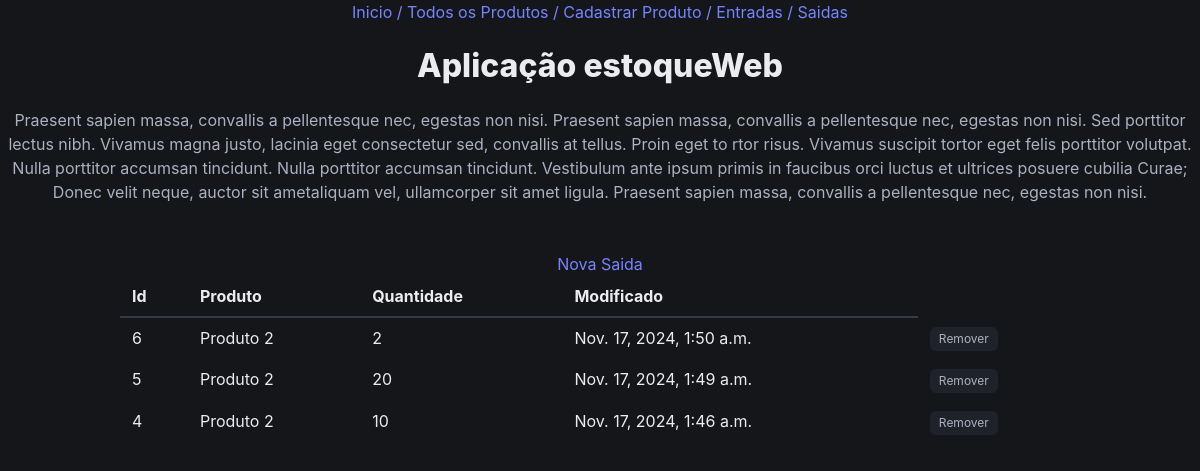
The page /saida/ on the database as committed earlier.
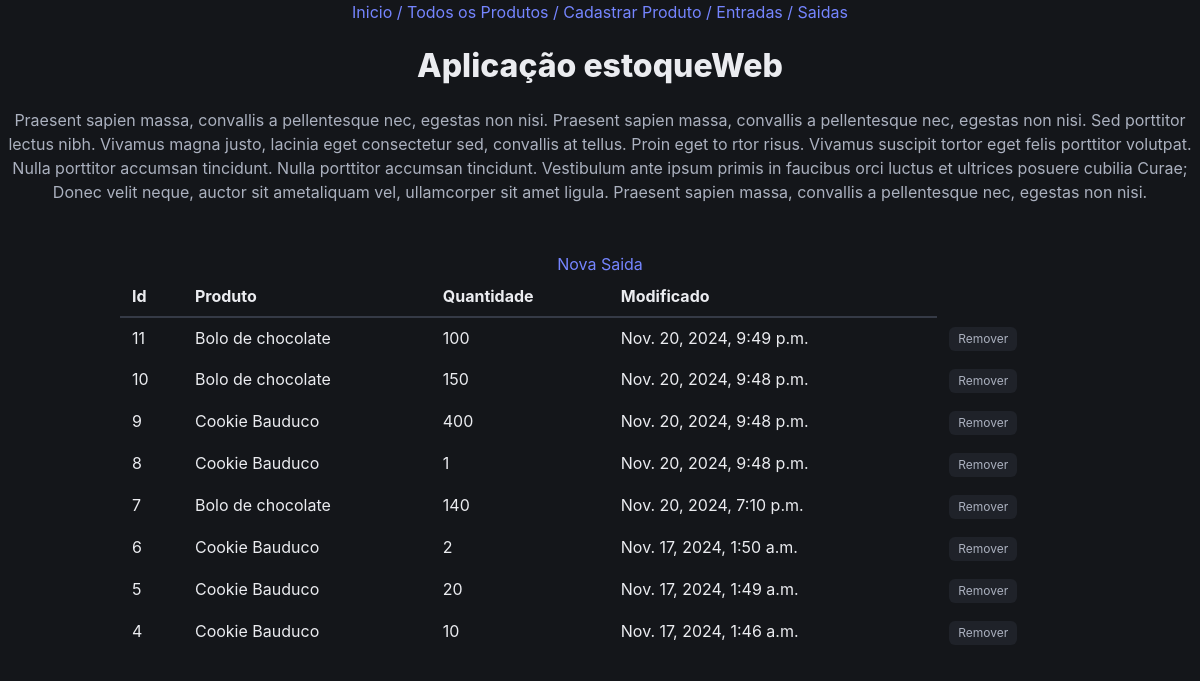
The same page on the database as committed later.
### saida/models.py (models this page shows)
class Saidas(models.Model):
    produto = models.ForeignKey(Produtos, on_delete = models.CASCADE, verbose_name="Produto")
    quantidade = models.IntegerField('Quantidade', default = 0)
    criado = models.DateTimeField('Criado em', auto_now_add= True)
    modificado = models.DateTimeField('Modificado em', auto_now_add=True)

### produto/models.py (models this page shows, shortened)
class Produtos(models.Model):
    produto = models.CharField('Produto', max_length=200)
    cor = models.ForeignKey(Cores, on_delete=models.PROTECT, verbose_name='Cor')
    descricao = models.TextField('Descrição', blank=True)
    preco = models.DecimalField('Preço', decimal_places=2, max_digits=8, default=0)
    quantidade = models.IntegerField('Quantidade', default=0)
    criado = models.DateTimeField('Criado em', auto_now_add=True)
    modificado = models.DateTimeField('Modificado em', auto_now=True)
    def __str__(self):
        return self.produto
    class Meta:
        ordering = ['-produto']
        verbose_name = 'Produto'

### saida/views.py (the view)
# urls.py: path('', list_saida, name='list_saida'),
def list_saida(request):
    result = Saidas.objects.all().order_by('-id')
    context = {
        'saidas':result
    }
    return render(request, 'list_saida.html', context)

### saida/templates/list_saida.html (shortened to what this page needs)
{% extends 'base.html' %}
{% block product %}
<h1 class="title">Aplicação estoqueWeb</h1>
<p>Praesent sapien massa, convallis a pellentesque nec,
egestas non nisi. Praesent sapien massa, convallis a
pellentesque nec, egestas non nisi. Sed porttitor lectus nibh.
Vivamus magna justo, lacinia eget consectetur sed, convallis
at tellus. Proin eget to rtor risus. Vivamus suscipit tortor
eget felis porttitor volutpat. Nulla porttitor accumsan
tincidunt. Nulla porttitor accumsan tincidunt. Vestibulum ante
ipsum primis in faucibus orci luctus et ultrices posuere
cubilia Curae; Donec velit neque, auctor sit ametaliquam vel,
ullamcorper sit amet ligula. Praesent sapien massa, convallis
a pellentesque nec, egestas non nisi.</p>
<a href="{% url 'new_saida' %}">Nova Saida</a>
<table class="table container has-text-left">
    <thead>
    <tr>
        <th>Id</th>
        <th>Produto</th>
        <th>Quantidade</th>
        <th>Modificado</th>
    </tr>
    </thead>
    {% for i in saidas %}
    <tbody>
    <tr>
        <td>{{i.id}}</td>
        <td>{{i.produto}}</td>
        <td>{{i.quantidade}}
        <td>{{i.modificado}}</td>
        <td><a class="tag" href="{%url 'remove_saida' i.id%}">Remover</a></td>
    </tr>
    </tbody>
    {% endfor %}
</table>
{% endblock %}

Rows that differ between the two databases and show on the page:
added Saidas: id "11", produto "Bolo de chocolate", quantidade "100", modificado "Nov. 20, 2024, 9:49 p.m."
added Saidas: id "10", produto "Bolo de chocolate", quantidade "150", modificado "Nov. 20, 2024, 9:48 p.m."
added Saidas: id "9", produto "Cookie Bauduco", quantidade "400", modificado "Nov. 20, 2024, 9:48 p.m."
added Saidas: id "8", produto "Cookie Bauduco", quantidade "1", modificado "Nov. 20, 2024, 9:48 p.m."
added Saidas: id "7", produto "Bolo de chocolate", quantidade "140", modificado "Nov. 20, 2024, 7:10 p.m."
changed through a linked row, Saidas "Nov. 17, 2024, 1:50 a.m.": produto "Produto 2" → "Cookie Bauduco"
changed through a linked row, Saidas "Nov. 17, 2024, 1:49 a.m.": produto "Produto 2" → "Cookie Bauduco"
changed through a linked row, Saidas "Nov. 17, 2024, 1:46 a.m.": produto "Produto 2" → "Cookie Bauduco"
